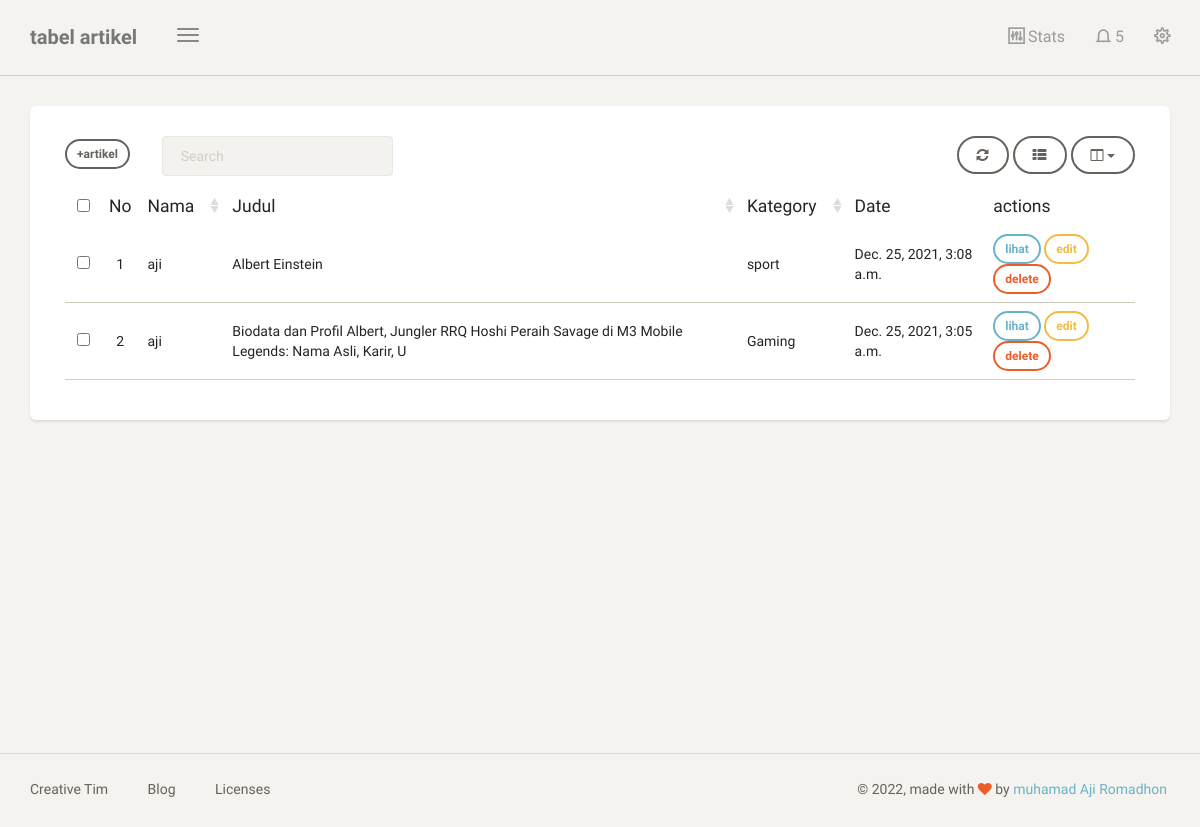
Page /dashboard/artikel/ (signed in) on the committed database.
### blog/models.py (models this page shows, shortened)
class Artikel(models.Model):
    nama = models.ForeignKey(User, on_delete=models.CASCADE, blank=True, null=True)
    judul = models.CharField(max_length=100)
    body = RichTextUploadingField(blank=True, null=True,
                                    config_name='special',
                                    external_plugin_resources=[(
                                        'youtube',
                                        '/static/ckeditor_plugins/youtube/youtube/',
                                        'plugin.js'
                                        )],
)
    kategory = models.ForeignKey(Kategori, on_delete=models.CASCADE)
    date = models.DateTimeField(auto_now_add=True)
    class Meta:
        ordering = ['-date']
        verbose_name_plural = "Artikel"

class Kategori(models.Model):
    nama = models.CharField(max_length=20)
    def __str__(self):
        return self.nama
    class Meta:
        verbose_name_plural = "Kategori"

### blog/views.py (the view)
# urls.py: path('artikel/', artikel, name='tabel_artikel'),
@login_required
def artikel(request):
    template_name = "back/tabel_artikel.html"
    artikel = Artikel.objects.filter(nama = request.user)
    context = {
        'title':'tabel artikel',
        'artikel':artikel,
    }
    return render(request, template_name,context)

### templates/back/tabel_artikel.html (shortened to what this page needs)
{% extends 'back/base.html' %}
{% block content %}
<div class="content">
    <div class="container-fluid">
        <div class="row">
            <div class="col-md-12">
                <div class="card">
                    <div class="card-content">
                        <div class="toolbar">
                            <a class="btn btn-sm " href="{% url 'tambah_artikel' %}">+artikel</a> &ensp; &ensp; &ensp;
                        </div>
                        <table id="bootstrap-table" class="table">
                            <thead>
                                <th data-field="id" class="text-center">No</th>
                                <th data-field="name" data-sortable="true">Nama</th>
                                <th data-field="salary" data-sortable="true">Judul</th>
                                <th data-field="country" data-sortable="true">Kategory</th>
                                <th data-field="city">Date</th>
                                <th> actions</th>
                            </thead>
                            <tbody>
                                {% for a in artikel %}
                                <tr>
                                    <td>{{forloop.counter}}</td>
                                    <td>{{a.nama}}</td>
                                    <td>{{a.judul}}</td>
                                    <td>{{a.kategory}}</td>
                                    <td>{{a.date}}</td>
                                    <td>
                                        <a class="btn btn-sm btn-info" href="{% url 'lihat_artikel' a.id %}">lihat</a>
                                        <a class="btn btn-sm btn-warning" href="{% url 'edit_artikel' a.id %}">edit</a>
                                        <a onclick="return confirm('delete artikel?');"class="btn btn-sm btn-danger" href="{% url 'delete_artikel' a.id %}">delete</a>
                                    </td>
                                </tr>
                                {% endfor %}
                            </tbody>
                        </table>
                    </div>
                </div>
            </div>
        </div>
    </div>
</div>
{% endblock content %}

### templates/back/base.html (shortened to what this page needs)
{% load static %}
<!doctype html>
<html lang="en">
<head>
    <link href="{% static 'back/css/bootstrap.min.css' %}" rel="stylesheet" />
    <link href="{% static 'back/css/paper-dashboard.css' %}" rel="stylesheet"/>
    <link href="{% static 'back/css/demo.css' %}" rel="stylesheet" />
    <link href="https://maxcdn.bootstrapcdn.com/font-awesome/latest/css/font-awesome.min.css" rel="stylesheet">
    <link href="{% static 'back/css/themify-icons.css' %}" rel="stylesheet">
</head>
<body>
	<div class="wrapper">
	    <div class="main-panel">
			<nav class="navbar navbar-default">
	            <div class="container-fluid">
	                <div class="navbar-header">
	                    <button type="button" class="navbar-toggle">
	                        <span class="icon-bar bar1"></span>
	                        <span class="icon-bar bar2"></span>
	                        <span class="icon-bar bar3"></span>
	                    </button>
	                    <a class="navbar-brand" href="#datatable">{{title}}</a>
	                </div>
	                <div class="collapse navbar-collapse">
	                    <ul class="nav navbar-nav navbar-right">
	                        <li>
	                            <a href="#stats" class="dropdown-toggle btn-magnify" data-toggle="dropdown">
	                                <i class="ti-panel"></i>
									<p>Stats</p>
	                            </a>
	                        </li>
	                        <li class="dropdown">
	                            <a href="#notigfications" class="dropdown-toggle" data-toggle="dropdown">
	                                <i class="ti-bell"></i>
	                                <span class="notification">5</span>
	                            </a>
	                        </li>
							<li>
	                            <a href="#settings" class="btn-rotate">
									<i class="ti-settings"></i>
	                            </a>
	                        </li>
	                    </ul>
	                </div>
	            </div>
	        </nav>
	        {% block content %}
			{% endblock content %}
	        <footer class="footer">
	            <div class="container-fluid">
	                <nav class="pull-left">
	                    <ul>
	                        <li>
	                            <a href="https://www.creative-tim.com">
	                                Creative Tim
	                            </a>
	                        </li>
	                        <li>
	                            <a href="https://blog.creative-tim.com">
	                               Blog
	                            </a>
	                        </li>
	                        <li>
	                            <a href="https://www.creative-tim.com/license">
	                                Licenses
	                            </a>
	                        </li>
	                    </ul>
	                </nav>
					<div class="copyright pull-right">
	                    &copy; <script>document.write(new Date().getFullYear())</script>, made with <i class="fa fa-heart heart"></i> by <a href="https://www.creative-tim.com">muhamad Aji Romadhon </a>
	                </div>
	            </div>
	        </footer>
	    </div>
	</div>
</body>
</html>

### templates/back/menu.html (shortened to what this page needs)
{% load static %}

### rows in the picture
Artikel: nama "aji", judul "Albert Einstein", kategory "sport", date "Dec. 25, 2021, 3:08 a.m."
Artikel: nama "aji", judul "Biodata dan Profil Albert, Jungler RRQ Hoshi Peraih Savage di M3 Mobile Legends: Nama Asli, Karir, U", kategory "Gaming", date "Dec. 25, 2021, 3:05 a.m."

### other values in the picture
{{ title }} "tabel artikel"
